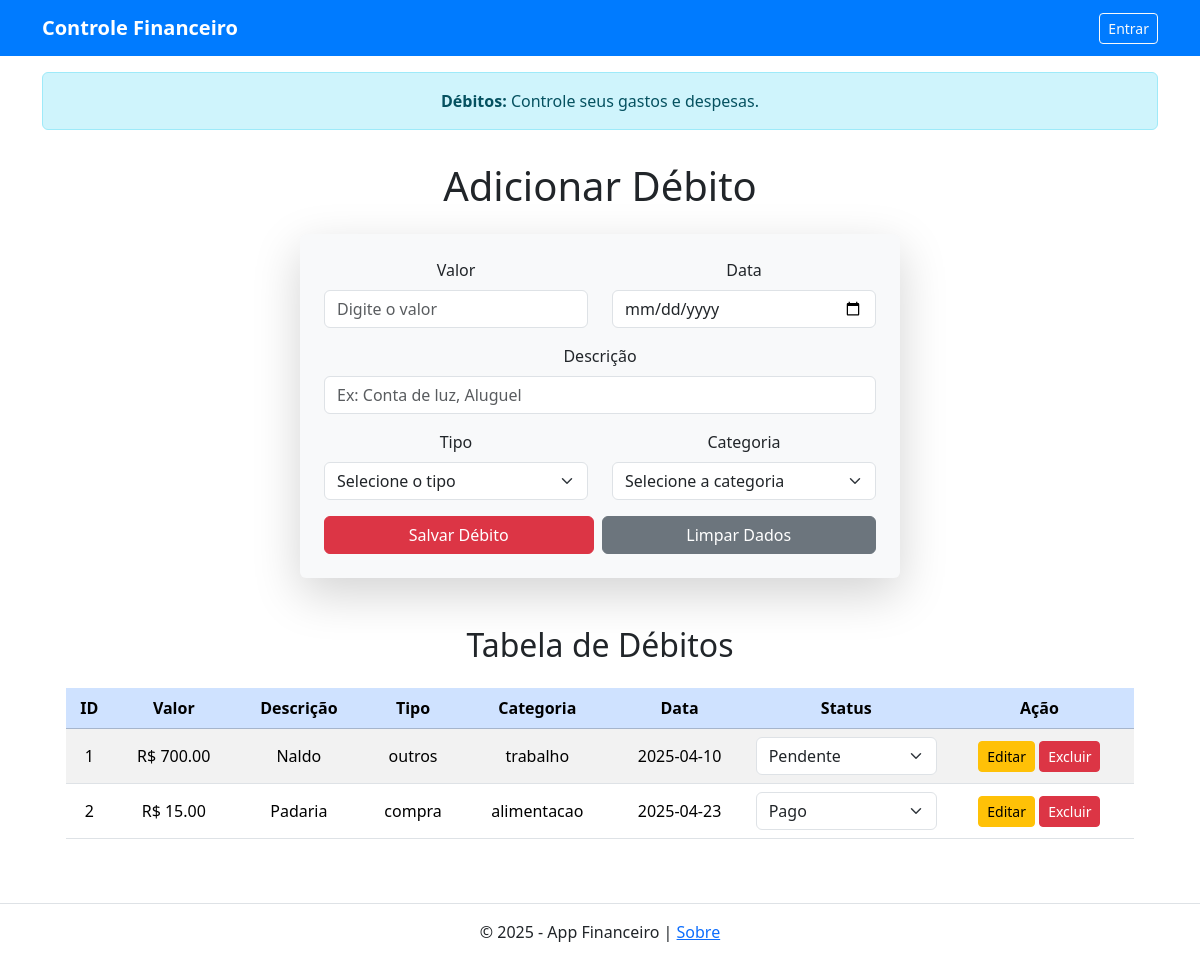
Before: /debito with the older database file.
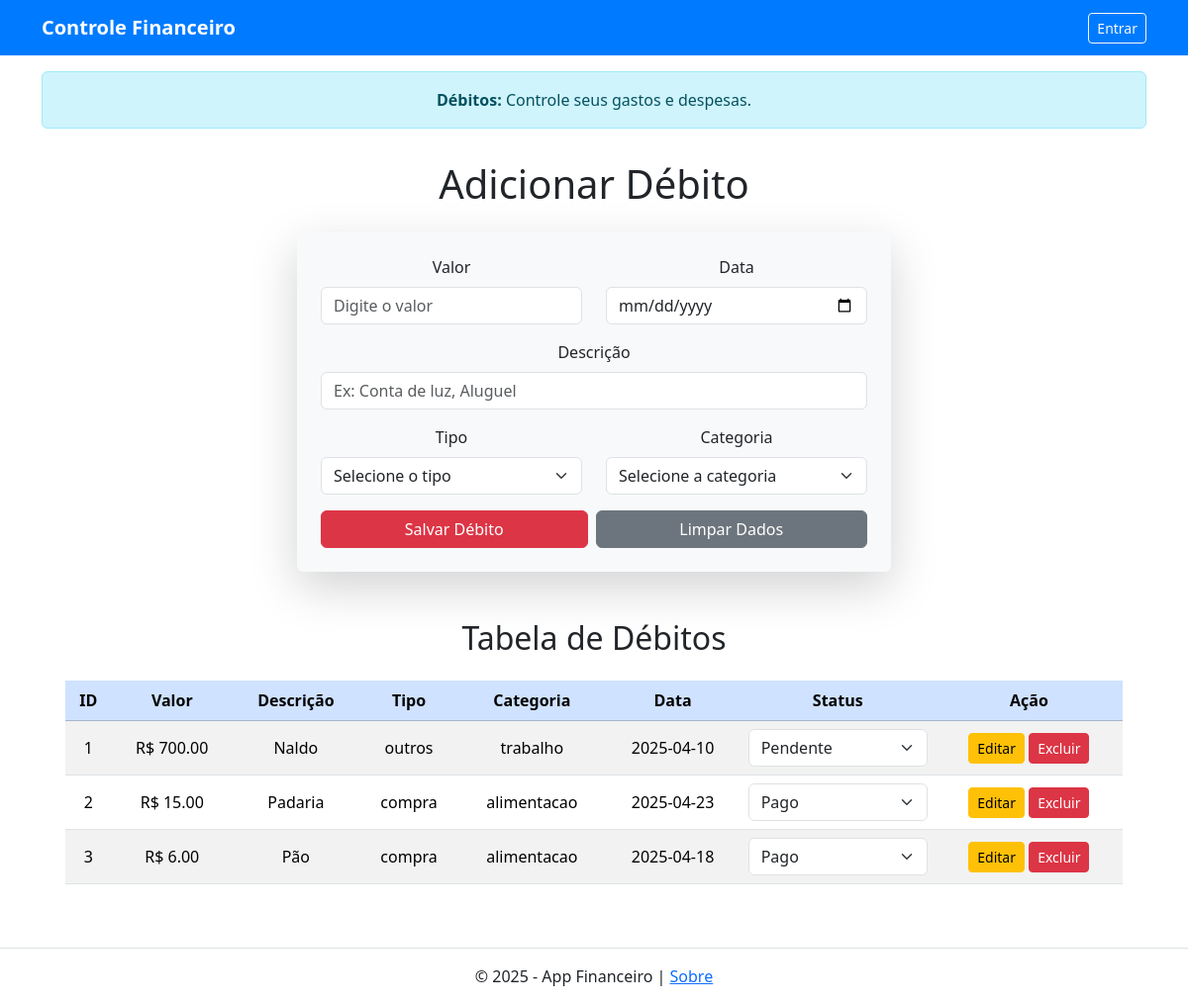
After: the same page with the newer database file.
### tables this page shows
CREATE TABLE debitos (
            id INTEGER PRIMARY KEY AUTOINCREMENT,
            valor REAL NOT NULL,
            descricao TEXT NOT NULL,
            tipo TEXT NOT NULL,
            categoria TEXT NOT NULL,
            data TEXT NOT NULL,
            status TEXT NOT NULL DEFAULT 'pendente',
            data_agendada TEXT
        );

### app.py (the view, shortened to what this page needs)
@app.route("/debito", methods=["GET", "POST"])
def debito():
    debitos = executar_consulta("SELECT * FROM debitos", fetchall=True)
    return render_template("debito.html", debitos=debitos)

### utils.py (called while the page is built)
def executar_consulta(query, parametros=(), fetchone=False, fetchall=False, commit=False):
    conexao = sqlite3.connect('financeiro.db')
    cursor = conexao.cursor()
    cursor.execute(query, parametros)
    resultado = None
    if fetchone:
        resultado = cursor.fetchone()
    elif fetchall:
        resultado = cursor.fetchall()
    if commit:
        conexao.commit()
    conexao.close()
    return resultado

### templates/debito.html (shortened to what this page needs)
{% extends 'base.html' %}
{% block alert %}
    <div class="container mt-3">
        <div class="alert alert-info text-center" role="alert">
            <strong>Débitos:</strong> Controle seus gastos e despesas.
        </div>
    </div>
{% endblock %}
{% block content %}
    <div class="container mt-3">
        <h1 class="mb-4 text-center">Adicionar Débito</h1>
        <form method="POST" class="p-4 rounded shadow-lg bg-light mx-auto" id="debitoForm">
            <div class="row">
                <div class="col-md-6 mb-3">
                    <label for="valor" class="form-label">Valor</label>
                    <input type="number" class="form-control" id="valor" name="valor" placeholder="Digite o valor" required>
                </div>
                <div class="col-md-6 mb-3">
                    <label for="data" class="form-label">Data</label>
                    <input type="date" class="form-control" id="data" name="data" required>
                </div>
            </div>
            <div class="mb-3">
                <label for="descricao" class="form-label">Descrição</label>
                <input type="text" class="form-control" id="descricao" name="descricao" placeholder="Ex: Conta de luz, Aluguel" required>
            </div>
            <div class="row">
                <div class="col-md-6 mb-3">
                    <label for="tipo" class="form-label">Tipo</label>
                    <select class="form-select" id="tipo" name="tipo" required>
                        <option value="" selected disabled>Selecione o tipo</option>
                    </select>
                </div>
                <div class="col-md-6 mb-3">
                    <label for="categoria" class="form-label">Categoria</label>
                    <select class="form-select" id="categoria" name="categoria" required>
                        <option value="" selected disabled>Selecione a categoria</option>
                    </select>
                </div>
            </div>
            <div class="d-flex gap-2">
                <button type="submit" class="btn btn-danger flex-grow-1">Salvar Débito</button>
                <button type="reset" class="btn btn-secondary flex-grow-1">Limpar Dados</button>
            </div>
        </form>
        <div class="container mt-5">
            <h2 class="text-center mb-4">Tabela de Débitos</h2>
            <table class="table table-striped tabel-bordered text-center align-middle">
                <thead class="table-primary">
                <tr>
                    <th>ID</th>
                    <th>Valor</th>
                    <th>Descrição</th>
                    <th>Tipo</th>
                    <th>Categoria</th>
                    <th>Data</th>
                    <th>Status</th>
                    <th>Ação</th>
                </tr>
                </thead>
                <tbody>
                    {% for debito in debitos %}
                    <tr>
                        <td>{{ debito[0] }}</td>
                        <td>R$ {{ "%.2f"|format(debito[1]) }}</td>
                        <td>{{ debito[2] }}</td>
                        <td>{{ debito[3] }}</td>
                        <td>{{ debito[4] }}</td>
                        <td>{{ debito[5] }}</td>
                        <td>
                            <form method="POST" action="{{ url_for('atualizar_status_debito', id=debito[0]) }}">
                                <select name="status" class="form-select" onchange="this.form.submit()">
                                    <option value="Pendente" {% if debito[6] == 'Pendente' %}selected{% endif %}>Pendente</option>
                                    <option value="Pago" {% if debito[6] == 'Pago' %}selected{% endif %}>Pago</option>
                                </select>
                            </form>
                        </td>
                        <td>
                            <a href="{{ url_for('editar_debito', id=debito[0]) }}" class="btn btn-warning btn-sm">Editar</a>
                            <button class="btn btn-danger btn-sm" data-bs-toggle="modal" data-bs-target="#confirmarExclusao{{ debito[0] }}">
                                Excluir
                            </button>
                        </td>
                    </tr>
                    {% endfor %}
                </tbody>
            </table>
        </div>
    </div>
{% endblock %}

### templates/base.html (shortened to what this page needs)
<!DOCTYPE html>
<html lang="pt-br">
<head>
    <link href="https://cdn.jsdelivr.net/npm/bootstrap@5.3.3/dist/css/bootstrap.min.css"
          rel="stylesheet"
>
    <link href="https://cdn.jsdelivr.net/npm/bootstrap-icons@1.10.5/font/bootstrap-icons.css" rel="stylesheet">
    <link rel="stylesheet" href="{{ url_for('static', filename='css/style.css') }}">
</head>
<body class="d-flex flex-column min-vh-100">
    {% include 'includes/navbar.html' %}
    {% block alert %}{% endblock %}
    <main class="container flex-grow-1">
        <div class="text-center">
            {% block content %}{% endblock %}
        </div>
    </main>
    {% include 'includes/footer.html' %}
</body>
</html>

### templates/includes/navbar.html (shortened to what this page needs)
<nav class="navbar navbar-expand-lg" style="background-color: #007BFF;">
    <div class="container">
        <a class="navbar-brand text-white fw-bold" href="{{ url_for('home') }}">Controle Financeiro</a>
        <div class="collapse navbar-collapse" id="navbarNav">
    {% if session.get('usuario') %}
        <ul class="navbar-nav mx-auto mb-2 mb-lg-0">
            {% if session['is_admin'] %}
                <li class="nav-item">
                    <a class="nav-link text-white" href="{{ url_for('admin_dashboard') }}">Dashboard</a>
                </li>
                <li class="nav-item">
                    <a class="nav-link text-white" href="{{ url_for('about') }}">Sobre</a>
                </li>
            {% else %}
                <li class="nav-item">
                    <a class="nav-link text-white" href="{{ url_for('home') }}">Home</a>
                </li>
                <li class="nav-item">
                    <a class="nav-link text-white" href="{{ url_for('credito') }}">Crédito</a>
                </li>
                <li class="nav-item">
                    <a class="nav-link text-white" href="{{ url_for('debito') }}">Débito</a>
                </li>
                <li class="nav-item">
                    <a class="nav-link text-white" href="{{ url_for('perfil') }}">Perfil</a>
                </li>
                <li class="nav-item">
                    <a class="nav-link text-white" href="{{ url_for('about') }}">Sobre</a>
                </li>
            {% endif %}
        </ul>
        <div class="d-flex ms-auto">
            <span class="text-white me-3">Olá, {{ session['usuario']['username'] }}</span>
            <a class="btn btn-outline-light btn-sm" href="{{ url_for('logout') }}">Sair</a>
        </div>
    {% else %}
        <div class="ms-auto">
            <a class="btn btn-outline-light btn-sm" href="{{ url_for('login') }}">Entrar</a>
        </div>
    {% endif %}
</div>
    </div>
</nav>

### templates/includes/footer.html
<footer class="text-center mt-5 py-3 border-top">
    <p class="mb-0">
        &copy; 2025 - App Financeiro | <a href="{{ url_for('about') }}">Sobre</a>
    </p>
</footer>

### static/css/style.css (style rules this page uses)
#creditoForm, #debitoForm, #editarCreditoForm, #editarDebitoForm { max-width: 600px; }

Changed rows visible on the page:
added debitos: id "3", valor "6.00", descricao "Pão", tipo "compra", categoria "alimentacao", data "2025-04-18", status "Pago"
